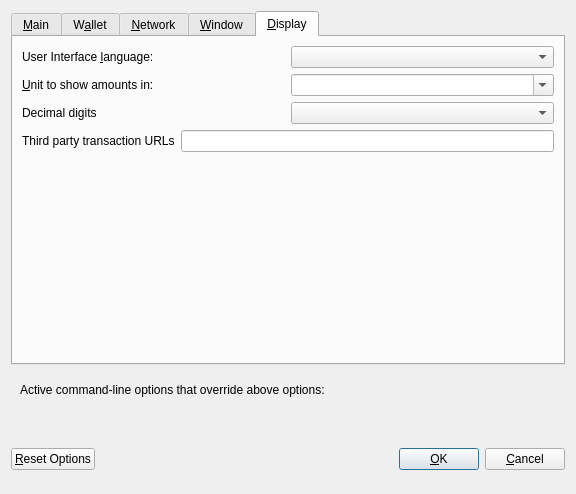
<?xml version="1.0" encoding="UTF-8"?>
<ui version="4.0">
 <class>OptionsDialog</class>
 <widget class="QDialog" name="OptionsDialog">
  <property name="geometry">
   <rect>
    <x>0</x>
    <y>0</y>
    <width>576</width>
    <height>494</height>
   </rect>
  </property>
  <property name="windowTitle">
   <string>Options</string>
  </property>
  <property name="styleSheet">
   <string notr="true">QTabWidget:tab-bar { alignment: left }
QTabBar { alignment: left; }</string>
  </property>
  <property name="modal">
   <bool>true</bool>
  </property>
  <layout class="QVBoxLayout" name="verticalLayout">
   <item>
    <widget class="QTabWidget" name="tabWidget">
     <property name="currentIndex">
      <number>4</number>
     </property>
     <widget class="QWidget" name="tabMain">
      <attribute name="title">
       <string>&amp;Main</string>
      </attribute>
      <layout class="QVBoxLayout" name="verticalLayout_Main">
       <item>
        <widget class="QCheckBox" name="creditAtStartup">
         <property name="toolTip">
          <string>Automatically start Credit after logging in to the system.</string>
         </property>
         <property name="text">
          <string>&amp;Start Credit on system login</string>
         </property>
        </widget>
       </item>
       <item>
        <layout class="QHBoxLayout" name="horizontalLayout_2_Main">
         <item>
          <widget class="QLabel" name="databaseCacheLabel">
           <property name="text">
            <string>Size of &amp;database cache</string>
           </property>
           <property name="textFormat">
            <enum>Qt::PlainText</enum>
           </property>
           <property name="buddy">
            <cstring>databaseCache</cstring>
           </property>
          </widget>
         </item>
         <item>
          <widget class="QSpinBox" name="databaseCache"/>
         </item>
         <item>
          <widget class="QLabel" name="databaseCacheUnitLabel">
           <property name="text">
            <string>MB</string>
           </property>
           <property name="textFormat">
            <enum>Qt::PlainText</enum>
           </property>
          </widget>
         </item>
         <item>
          <spacer name="horizontalSpacer_2_Main">
           <property name="orientation">
            <enum>Qt::Horizontal</enum>
           </property>
           <property name="sizeHint" stdset="0">
            <size>
             <width>40</width>
             <height>20</height>
            </size>
           </property>
          </spacer>
         </item>
        </layout>
       </item>
       <item>
        <layout class="QHBoxLayout" name="horizontalLayout_3_Main">
         <item>
          <widget class="QLabel" name="threadsScriptVerifLabel">
           <property name="text">
            <string>Number of script &amp;verification threads</string>
           </property>
           <property name="textFormat">
            <enum>Qt::PlainText</enum>
           </property>
           <property name="buddy">
            <cstring>threadsScriptVerif</cstring>
           </property>
          </widget>
         </item>
         <item>
          <widget class="QSpinBox" name="threadsScriptVerif">
           <property name="toolTip">
            <string>(0 = auto, &lt;0 = leave that many cores free)</string>
           </property>
          </widget>
         </item>
         <item>
          <spacer name="horizontalSpacer_3_Main">
           <property name="orientation">
            <enum>Qt::Horizontal</enum>
           </property>
           <property name="sizeHint" stdset="0">
            <size>
             <width>40</width>
             <height>20</height>
            </size>
           </property>
          </spacer>
         </item>
        </layout>
       </item>
       <item>
        <spacer name="verticalSpacer_Main">
         <property name="orientation">
          <enum>Qt::Vertical</enum>
         </property>
         <property name="sizeHint" stdset="0">
          <size>
           <width>20</width>
           <height>40</height>
          </size>
         </property>
        </spacer>
       </item>
      </layout>
     </widget>
     <widget class="QWidget" name="tabWallet">
      <attribute name="title">
       <string>W&amp;allet</string>
      </attribute>
      <layout class="QVBoxLayout" name="verticalLayout_Wallet">
       <item>
        <widget class="QGroupBox" name="groupBox">
         <property name="title">
          <string>Expert</string>
         </property>
         <layout class="QVBoxLayout" name="verticalLayout_2">
          <item>
           <widget class="QCheckBox" name="coinControlFeatures">
            <property name="toolTip">
             <string>Whether to show coin control features or not.</string>
            </property>
            <property name="text">
             <string>Enable coin &amp;control features</string>
            </property>
           </widget>
          </item>
          <item>
           <widget class="QCheckBox" name="showServiceNodesTab">
            <property name="toolTip">
             <string>Show additional tab listing all your ServiceNodes in first sub-tab&lt;br/&gt;and all ServiceNodes on the network in second sub-tab.</string>
            </property>
            <property name="text">
             <string>Show ServiceNodes Tab</string>
            </property>
           </widget>
          </item>
          <item>
           <widget class="QCheckBox" name="showAdvancedPSUI">
            <property name="toolTip">
             <string>Show additional information and buttons for PrivateSend on overview screen.</string>
            </property>
            <property name="text">
             <string>Enable advanced PrivateSend interface</string>
            </property>
           </widget>
          </item>
          <item>
           <widget class="QCheckBox" name="showPrivateSendPopups">
            <property name="toolTip">
             <string>Show system popups for PrivateSend mixing transactions&lt;br/&gt;just like for all other transaction types.</string>
            </property>
            <property name="text">
             <string>Show popups for Privatesend transactions</string>
            </property>
           </widget>
          </item>
          <item>
           <widget class="QCheckBox" name="lowKeysWarning">
            <property name="toolTip">
             <string>Show warning dialog when PrivateSend detects that your wallet has very low number of keys left.</string>
            </property>
            <property name="text">
             <string>Warn if PrivateSend is running out of keys</string>
            </property>
           </widget>
          </item>
          <item>
           <widget class="QCheckBox" name="privateSendMultiSession">
            <property name="toolTip">
             <string>Whether to use experimental PrivateSend mode with multiple mixing sessions per block.&lt;br/&gt;Note: You must use this feature carefully.&lt;br/&gt;Make sure you always have recent wallet (auto)backup in a safe place!</string>
            </property>
            <property name="text">
             <string>Enable PrivateSend &amp;multi-session</string>
            </property>
           </widget>
          </item>
          <item>
           <widget class="QCheckBox" name="spendZeroConfChange">
            <property name="toolTip">
             <string>If you disable the spending of unconfirmed change, the change from a transaction&lt;br/&gt;cannot be used until that transaction has at least one confirmation.&lt;br/&gt;This also affects how your balance is computed.</string>
            </property>
            <property name="text">
             <string>&amp;Spend unconfirmed change</string>
            </property>
           </widget>
          </item>
         </layout>
        </widget>
       </item>
       <item>
        <layout class="QHBoxLayout" name="horizontalLayout_4_Wallet">
         <item>
          <widget class="QLabel" name="label">
           <property name="toolTip">
            <string>This setting determines the amount of individual ServiceNodes that an input will be anonymized through.&lt;br/&gt;More rounds of anonymization gives a higher degree of privacy, but also costs more in fees.</string>
           </property>
           <property name="text">
            <string>PrivateSend rounds to use</string>
           </property>
          </widget>
         </item>
         <item>
          <widget class="QSpinBox" name="privateSendRounds">
           <property name="minimum">
            <number>2</number>
           </property>
           <property name="maximum">
            <number>16</number>
           </property>
           <property name="value">
            <number>4</number>
           </property>
          </widget>
         </item>
        </layout>
       </item>
       <item>
        <layout class="QHBoxLayout" name="horizontalLayout">
         <item>
          <widget class="QLabel" name="label_2">
           <property name="toolTip">
            <string>This amount acts as a threshold to turn off PrivateSend once it's reached.</string>
           </property>
           <property name="statusTip">
            <string notr="true"/>
           </property>
           <property name="whatsThis">
            <string notr="true"/>
           </property>
           <property name="accessibleName">
            <string notr="true"/>
           </property>
           <property name="accessibleDescription">
            <string notr="true"/>
           </property>
           <property name="text">
            <string>Amount of Credit to keep anonymized</string>
           </property>
          </widget>
         </item>
         <item>
          <widget class="QSpinBox" name="privateSendAmount">
           <property name="minimum">
            <number>0</number>
           </property>
           <property name="maximum">
            <number>100000</number>
           </property>
           <property name="singleStep">
            <number>1000</number>
           </property>
           <property name="value">
            <number>1000</number>
           </property>
          </widget>
         </item>
        </layout>
       </item>
       <item>
        <spacer name="verticalSpacer_Wallet">
         <property name="orientation">
          <enum>Qt::Vertical</enum>
         </property>
         <property name="sizeHint" stdset="0">
          <size>
           <width>20</width>
           <height>40</height>
          </size>
         </property>
        </spacer>
       </item>
      </layout>
     </widget>
     <widget class="QWidget" name="tabNetwork">
      <attribute name="title">
       <string>&amp;Network</string>
      </attribute>
      <layout class="QVBoxLayout" name="verticalLayout_Network">
       <item>
        <widget class="QCheckBox" name="mapPortUpnp">
         <property name="toolTip">
          <string>Automatically open the Credit client port on the router. This only works when your router supports UPnP and it is enabled.</string>
         </property>
         <property name="text">
          <string>Map port using &amp;UPnP</string>
         </property>
        </widget>
       </item>
       <item>
        <widget class="QCheckBox" name="allowIncoming">
         <property name="toolTip">
          <string>Accept connections from outside</string>
         </property>
         <property name="text">
          <string>Allow incoming connections</string>
         </property>
        </widget>
       </item>
       <item>
        <widget class="QCheckBox" name="connectSocks">
         <property name="toolTip">
          <string>Connect to the Credit network through a SOCKS5 proxy.</string>
         </property>
         <property name="text">
          <string>&amp;Connect through SOCKS5 proxy (default proxy):</string>
         </property>
        </widget>
       </item>
       <item>
        <layout class="QHBoxLayout" name="horizontalLayout_1_Network">
         <item>
          <widget class="QLabel" name="proxyIpLabel">
           <property name="text">
            <string>Proxy &amp;IP:</string>
           </property>
           <property name="textFormat">
            <enum>Qt::PlainText</enum>
           </property>
           <property name="buddy">
            <cstring>proxyIp</cstring>
           </property>
          </widget>
         </item>
         <item>
          <widget class="QValidatedLineEdit" name="proxyIp">
           <property name="minimumSize">
            <size>
             <width>140</width>
             <height>0</height>
            </size>
           </property>
           <property name="maximumSize">
            <size>
             <width>140</width>
             <height>16777215</height>
            </size>
           </property>
           <property name="toolTip">
            <string>IP address of the proxy (e.g. IPv4: 127.0.0.1 / IPv6: ::1)</string>
           </property>
          </widget>
         </item>
         <item>
          <widget class="QLabel" name="proxyPortLabel">
           <property name="text">
            <string>&amp;Port:</string>
           </property>
           <property name="textFormat">
            <enum>Qt::PlainText</enum>
           </property>
           <property name="buddy">
            <cstring>proxyPort</cstring>
           </property>
          </widget>
         </item>
         <item>
          <widget class="QLineEdit" name="proxyPort">
           <property name="minimumSize">
            <size>
             <width>55</width>
             <height>0</height>
            </size>
           </property>
           <property name="maximumSize">
            <size>
             <width>55</width>
             <height>16777215</height>
            </size>
           </property>
           <property name="toolTip">
            <string>Port of the proxy (e.g. 9050)</string>
           </property>
          </widget>
         </item>
         <item>
          <spacer name="horizontalSpacer_1_Network">
           <property name="orientation">
            <enum>Qt::Horizontal</enum>
           </property>
           <property name="sizeHint" stdset="0">
            <size>
             <width>40</width>
             <height>20</height>
            </size>
           </property>
          </spacer>
         </item>
        </layout>
       </item>
       <item>
        <layout class="QHBoxLayout" name="horizontalLayout_2_Network">
         <item>
          <widget class="QLabel" name="proxyActiveNets">
           <property name="text">
            <string>Used for reaching peers via:</string>
           </property>
           <property name="textFormat">
            <enum>Qt::PlainText</enum>
           </property>
          </widget>
         </item>
         <item>
          <widget class="QCheckBox" name="proxyReachIPv4">
           <property name="enabled">
            <bool>false</bool>
           </property>
           <property name="toolTip">
            <string>Shows, if the supplied default SOCKS5 proxy is used to reach peers via this network type.</string>
           </property>
           <property name="text">
            <string/>
           </property>
          </widget>
         </item>
         <item>
          <widget class="QLabel" name="proxyReachIPv4Label">
           <property name="text">
            <string>IPv4</string>
           </property>
           <property name="textFormat">
            <enum>Qt::PlainText</enum>
           </property>
          </widget>
         </item>
         <item>
          <widget class="QCheckBox" name="proxyReachIPv6">
           <property name="enabled">
            <bool>false</bool>
           </property>
           <property name="toolTip">
            <string>Shows, if the supplied default SOCKS5 proxy is used to reach peers via this network type.</string>
           </property>
           <property name="text">
            <string/>
           </property>
          </widget>
         </item>
         <item>
          <widget class="QLabel" name="proxyReachIPv6Label">
           <property name="text">
            <string>IPv6</string>
           </property>
           <property name="textFormat">
            <enum>Qt::PlainText</enum>
           </property>
          </widget>
         </item>
         <item>
          <widget class="QCheckBox" name="proxyReachTor">
           <property name="enabled">
            <bool>false</bool>
           </property>
           <property name="toolTip">
            <string>Shows, if the supplied default SOCKS5 proxy is used to reach peers via this network type.</string>
           </property>
           <property name="text">
            <string/>
           </property>
          </widget>
         </item>
         <item>
          <widget class="QLabel" name="proxyReachTorLabel">
           <property name="text">
            <string>Tor</string>
           </property>
           <property name="textFormat">
            <enum>Qt::PlainText</enum>
           </property>
          </widget>
         </item>
         <item>
          <spacer name="horizontalSpacer_2_Network">
           <property name="orientation">
            <enum>Qt::Horizontal</enum>
           </property>
           <property name="sizeHint" stdset="0">
            <size>
             <width>40</width>
             <height>20</height>
            </size>
           </property>
          </spacer>
         </item>
        </layout>
       </item>
       <item>
        <widget class="QCheckBox" name="connectSocksTor">
         <property name="toolTip">
          <string>Connect to the Credit network through a separate SOCKS5 proxy for Tor hidden services.</string>
         </property>
         <property name="text">
          <string>Use separate SOCKS5 proxy to reach peers via Tor hidden services:</string>
         </property>
        </widget>
       </item>
       <item>
        <layout class="QHBoxLayout" name="horizontalLayout_3_Network">
         <item>
          <widget class="QLabel" name="proxyIpTorLabel">
           <property name="text">
            <string>Proxy &amp;IP:</string>
           </property>
           <property name="textFormat">
            <enum>Qt::PlainText</enum>
           </property>
           <property name="buddy">
            <cstring>proxyIpTor</cstring>
           </property>
          </widget>
         </item>
         <item>
          <widget class="QValidatedLineEdit" name="proxyIpTor">
           <property name="minimumSize">
            <size>
             <width>140</width>
             <height>0</height>
            </size>
           </property>
           <property name="maximumSize">
            <size>
             <width>140</width>
             <height>16777215</height>
            </size>
           </property>
           <property name="toolTip">
            <string>IP address of the proxy (e.g. IPv4: 127.0.0.1 / IPv6: ::1)</string>
           </property>
          </widget>
         </item>
         <item>
          <widget class="QLabel" name="proxyPortTorLabel">
           <property name="text">
            <string>&amp;Port:</string>
           </property>
           <property name="textFormat">
            <enum>Qt::PlainText</enum>
           </property>
           <property name="buddy">
            <cstring>proxyPortTor</cstring>
           </property>
          </widget>
         </item>
         <item>
          <widget class="QLineEdit" name="proxyPortTor">
           <property name="minimumSize">
            <size>
             <width>55</width>
             <height>0</height>
            </size>
           </property>
           <property name="maximumSize">
            <size>
             <width>55</width>
             <height>16777215</height>
            </size>
           </property>
           <property name="toolTip">
            <string>Port of the proxy (e.g. 9050)</string>
           </property>
          </widget>
         </item>
         <item>
          <spacer name="horizontalSpacer_4_Network">
           <property name="orientation">
            <enum>Qt::Horizontal</enum>
           </property>
           <property name="sizeHint" stdset="0">
            <size>
             <width>40</width>
             <height>20</height>
            </size>
           </property>
          </spacer>
         </item>
        </layout>
       </item>
       <item>
        <spacer name="verticalSpacer_Network">
         <property name="orientation">
          <enum>Qt::Vertical</enum>
         </property>
         <property name="sizeHint" stdset="0">
          <size>
           <width>20</width>
           <height>40</height>
          </size>
         </property>
        </spacer>
       </item>
      </layout>
     </widget>
     <widget class="QWidget" name="tabWindow">
      <attribute name="title">
       <string>&amp;Window</string>
      </attribute>
      <layout class="QVBoxLayout" name="verticalLayout_Window">
       <item>
        <widget class="QCheckBox" name="hideTrayIcon">
         <property name="toolTip">
          <string>&amp;Hide the icon from the system tray.</string>
         </property>
         <property name="text">
          <string>Hide tray icon</string>
         </property>
        </widget>
       </item>
       <item>
        <widget class="QCheckBox" name="minimizeToTray">
         <property name="toolTip">
          <string>Show only a tray icon after minimizing the window.</string>
         </property>
         <property name="text">
          <string>&amp;Minimize to the tray instead of the taskbar</string>
         </property>
        </widget>
       </item>
       <item>
        <widget class="QCheckBox" name="minimizeOnClose">
         <property name="toolTip">
          <string>Minimize instead of exit the application when the window is closed. When this option is enabled, the application will be closed only after selecting Exit in the menu.</string>
         </property>
         <property name="text">
          <string>M&amp;inimize on close</string>
         </property>
        </widget>
       </item>
       <item>
        <spacer name="verticalSpacer_Window">
         <property name="orientation">
          <enum>Qt::Vertical</enum>
         </property>
         <property name="sizeHint" stdset="0">
          <size>
           <width>20</width>
           <height>40</height>
          </size>
         </property>
        </spacer>
       </item>
      </layout>
     </widget>
     <widget class="QWidget" name="tabDisplay">
      <attribute name="title">
       <string>&amp;Display</string>
      </attribute>
      <layout class="QVBoxLayout" name="verticalLayout_Display">
       <item>
        <layout class="QHBoxLayout" name="horizontalLayout_1_Display">
         <item>
          <widget class="QLabel" name="langLabel">
           <property name="text">
            <string>User Interface &amp;language:</string>
           </property>
           <property name="textFormat">
            <enum>Qt::PlainText</enum>
           </property>
           <property name="buddy">
            <cstring>lang</cstring>
           </property>
          </widget>
         </item>
         <item>
          <widget class="QValueComboBox" name="lang">
           <property name="toolTip">
            <string>The user interface language can be set here. This setting will take effect after restarting Credit.</string>
           </property>
          </widget>
         </item>
        </layout>
       </item>
       <item>
        <layout class="QHBoxLayout" name="horizontalLayout_2_Display">
         <item>
          <widget class="QLabel" name="unitLabel">
           <property name="text">
            <string>&amp;Unit to show amounts in:</string>
           </property>
           <property name="textFormat">
            <enum>Qt::PlainText</enum>
           </property>
           <property name="buddy">
            <cstring>unit</cstring>
           </property>
          </widget>
         </item>
         <item>
          <widget class="QValueComboBox" name="unit">
           <property name="editable">
            <bool>true</bool>
           </property>
           <property name="insertPolicy">
            <enum>QComboBox::NoInsert</enum>
           </property>
           <property name="toolTip">
            <string>Choose the default subdivision unit to show in the interface and when sending coins.</string>
           </property>
          </widget>
         </item>
        </layout>
       </item>
       <item>
        <layout class="QHBoxLayout" name="horizontalLayout_5_Display">
         <item>
          <widget class="QLabel" name="digitsLabel">
           <property name="text">
            <string>Decimal digits</string>
           </property>
          </widget>
         </item>
         <item>
          <widget class="QValueComboBox" name="digits"/>
         </item>
        </layout>
       </item>
       <item>
        <layout class="QHBoxLayout" name="horizontalLayout_3_Display">
         <item>
          <widget class="QLabel" name="thirdPartyTxUrlsLabel">
           <property name="toolTip">
            <string>Third party URLs (e.g. a block explorer) that appear in the transactions tab as context menu items.&lt;br/&gt;%s in the URL is replaced by transaction hash. Multiple URLs are separated by vertical bar |.</string>
           </property>
           <property name="text">
            <string>Third party transaction URLs</string>
           </property>
           <property name="buddy">
            <cstring>thirdPartyTxUrls</cstring>
           </property>
          </widget>
         </item>
         <item>
          <widget class="QLineEdit" name="thirdPartyTxUrls">
           <property name="toolTip">
            <string>Third party URLs (e.g. a block explorer) that appear in the transactions tab as context menu items.&lt;br/&gt;%s in the URL is replaced by transaction hash. Multiple URLs are separated by vertical bar |.</string>
           </property>
          </widget>
         </item>
        </layout>
       </item>
       <item>
        <spacer name="verticalSpacer">
         <property name="orientation">
          <enum>Qt::Vertical</enum>
         </property>
         <property name="sizeHint" stdset="0">
          <size>
           <width>20</width>
           <height>40</height>
          </size>
         </property>
        </spacer>
       </item>
      </layout>
     </widget>
    </widget>
   </item>
   <item>
    <widget class="QFrame" name="frame">
     <layout class="QVBoxLayout" name="verticalLayout_Bottom">
      <item>
       <layout class="QHBoxLayout" name="horizontalLayout_Bottom">
        <item>
         <widget class="QLabel" name="overriddenByCommandLineInfoLabel">
          <property name="text">
           <string>Active command-line options that override above options:</string>
          </property>
          <property name="textFormat">
           <enum>Qt::PlainText</enum>
          </property>
         </widget>
        </item>
        <item>
         <spacer name="horizontalSpacer_Bottom">
          <property name="orientation">
           <enum>Qt::Horizontal</enum>
          </property>
          <property name="sizeHint" stdset="0">
           <size>
            <width>40</width>
            <height>20</height>
           </size>
          </property>
         </spacer>
        </item>
       </layout>
      </item>
      <item>
       <widget class="QLabel" name="overriddenByCommandLineLabel">
        <property name="text">
         <string/>
        </property>
        <property name="textFormat">
         <enum>Qt::PlainText</enum>
        </property>
        <property name="wordWrap">
         <bool>true</bool>
        </property>
       </widget>
      </item>
     </layout>
    </widget>
   </item>
   <item>
    <layout class="QHBoxLayout" name="horizontalLayout_Buttons">
     <item>
      <widget class="QPushButton" name="resetButton">
       <property name="toolTip">
        <string>Reset all client options to default.</string>
       </property>
       <property name="text">
        <string>&amp;Reset Options</string>
       </property>
       <property name="autoDefault">
        <bool>false</bool>
       </property>
      </widget>
     </item>
     <item>
      <spacer name="horizontalSpacer_1">
       <property name="orientation">
        <enum>Qt::Horizontal</enum>
       </property>
       <property name="sizeHint" stdset="0">
        <size>
         <width>40</width>
         <height>48</height>
        </size>
       </property>
      </spacer>
     </item>
     <item>
      <widget class="QLabel" name="statusLabel">
       <property name="minimumSize">
        <size>
         <width>200</width>
         <height>0</height>
        </size>
       </property>
       <property name="font">
        <font>
         <weight>75</weight>
         <bold>true</bold>
        </font>
       </property>
       <property name="text">
        <string/>
       </property>
       <property name="textFormat">
        <enum>Qt::PlainText</enum>
       </property>
       <property name="wordWrap">
        <bool>true</bool>
       </property>
      </widget>
     </item>
     <item>
      <spacer name="horizontalSpacer_2">
       <property name="orientation">
        <enum>Qt::Horizontal</enum>
       </property>
       <property name="sizeHint" stdset="0">
        <size>
         <width>40</width>
         <height>48</height>
        </size>
       </property>
      </spacer>
     </item>
     <item>
      <widget class="QPushButton" name="okButton">
       <property name="text">
        <string>&amp;OK</string>
       </property>
       <property name="autoDefault">
        <bool>false</bool>
       </property>
       <property name="default">
        <bool>true</bool>
       </property>
      </widget>
     </item>
     <item>
      <widget class="QPushButton" name="cancelButton">
       <property name="text">
        <string>&amp;Cancel</string>
       </property>
       <property name="autoDefault">
        <bool>false</bool>
       </property>
      </widget>
     </item>
    </layout>
   </item>
  </layout>
 </widget>
 <customwidgets>
  <customwidget>
   <class>QValidatedLineEdit</class>
   <extends>QLineEdit</extends>
   <header>qvalidatedlineedit.h</header>
  </customwidget>
  <customwidget>
   <class>QValueComboBox</class>
   <extends>QComboBox</extends>
   <header>qvaluecombobox.h</header>
  </customwidget>
 </customwidgets>
 <resources/>
 <connections/>
</ui>
